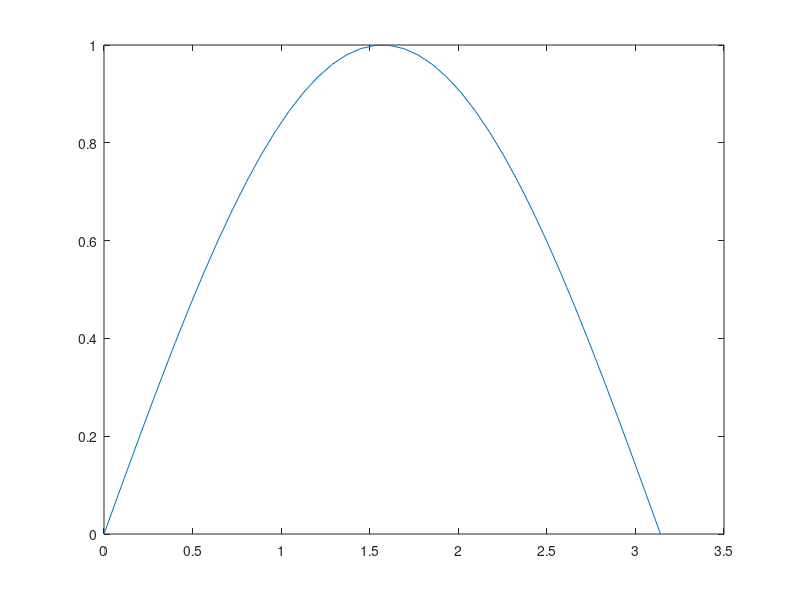

Source code (MATLAB): (Note: this script raises an error after producing the figure.)
clc
clear
close all

x = linspace(0,pi,40);
y = sin(x);

figure(1)
plot(x,y)
hold on 
plot(x(10),y(10),'Ok')
text(x(10),y(10),['  State ' num2str(1)])

plot(x(20),y(20),'Ok')
text(x(20),y(20),['  State ' num2str(2)])

plot(x(30),y(30),'Ok','MarkerFaceColor','k')
text(x(30),y(30),['  State ' num2str(3)])
grid on
